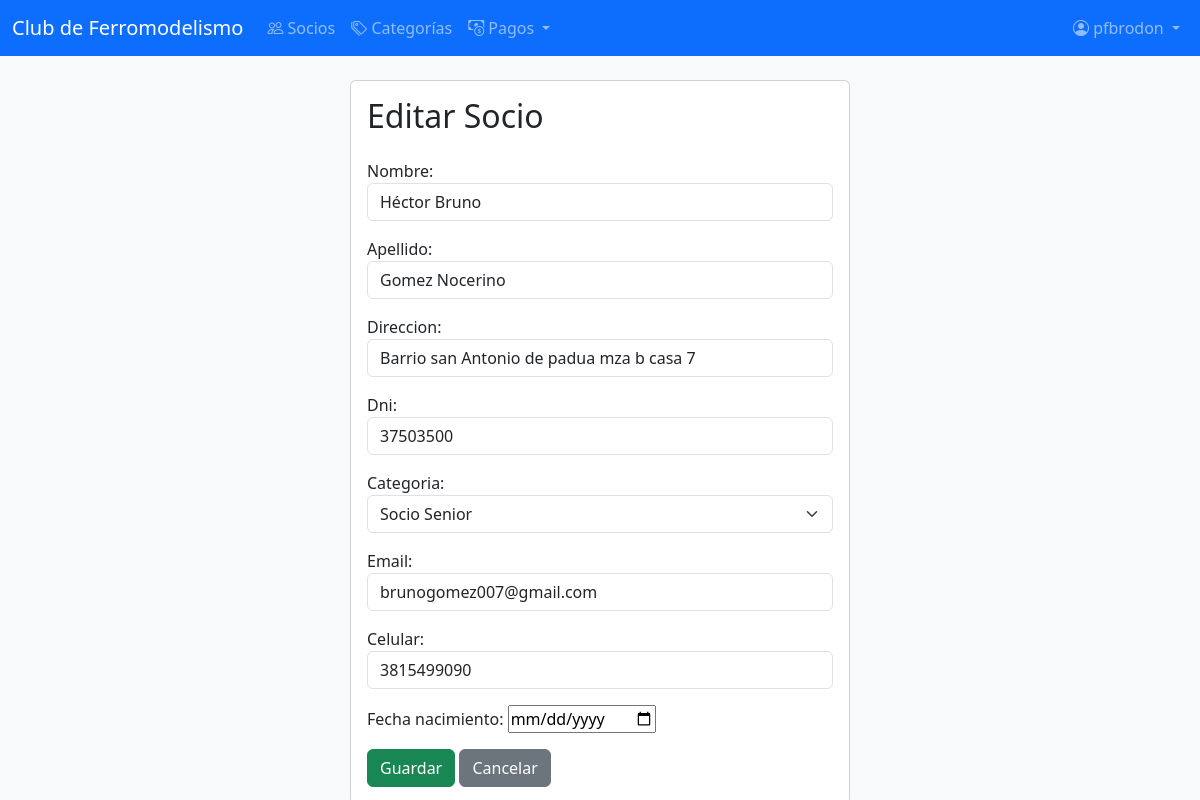
The app's page /socios/editar/3/ (signed in) with its own data.
### socios/models.py (models this page shows, shortened)
class Socio(models.Model):
    usuario = models.OneToOneField(User, on_delete=models.CASCADE, related_name='socio', null=True, blank=True)
    nombre = models.CharField(max_length=50)
    apellido = models.CharField(max_length=50)
    direccion = models.CharField(max_length=200)
    dni = models.CharField(max_length=20, unique=True)
    categoria = models.ForeignKey(Categoria, on_delete=models.PROTECT, related_name='socios', null=True)
    email = models.EmailField()
    celular = models.CharField(max_length=20)
    fecha_nacimiento = models.DateField()
    fecha_alta = models.DateField(auto_now_add=True)
    es_administrador = models.BooleanField(default=False)
    class Meta:
        verbose_name = "Socio"
        verbose_name_plural = "Socios"

### socios/views.py (the view, shortened to what this page needs)
# urls.py: path('editar/<int:pk>/', SocioUpdateView.as_view(), name='editar'),
class SocioUpdateView(LoginRequiredMixin, EsAdministradorMixin, UpdateView):
    model = Socio
    form_class = SocioForm
    template_name = 'socios/socio_form.html'
    success_url = reverse_lazy('socios:listar')
    login_url = 'socios:login'

### socios/forms.py
class SocioForm(forms.ModelForm):
    class Meta:
        model = Socio
        fields = [
            'nombre',
            'apellido',
            'direccion',
            'dni',
            'categoria',
            'email',
            'celular',
            'fecha_nacimiento',
        ]
        widgets = {
            'fecha_nacimiento': forms.DateInput(attrs={'type': 'date'}),
            'categoria': forms.Select(attrs={'class': 'form-select'}),
            'nombre': forms.TextInput(attrs={'class': 'form-control'}),
            'apellido': forms.TextInput(attrs={'class': 'form-control'}),
            'direccion': forms.TextInput(attrs={'class': 'form-control'}),
            'dni': forms.TextInput(attrs={'class': 'form-control'}),
            'email': forms.EmailInput(attrs={'class': 'form-control'}),
            'celular': forms.TextInput(attrs={'class': 'form-control'}),
        }

### socios/models.py (called while the page is built)
    def __str__(self):
        return self.nombre

### socios/views.py (called while the page is built)
    def test_func(self):
        if self.request.user.is_superuser:
            return True
        if hasattr(self.request.user, 'socio'):
            return self.request.user.socio.es_administrador
        return False

### socios/templates/socios/socio_form.html (shortened to what this page needs)
{% extends 'base.html' %}
{% block content %}
  <div class="card mx-auto" style="max-width: 500px;">
    <div class="card-body">
      <h2 class="card-title mb-4">{% if form.instance.pk %}Editar Socio{% else %}Nuevo Socio{% endif %}</h2>
      <form method="post">
        {% for field in form %}
          <div class="mb-3">
            {{ field.label_tag }}
            {{ field }}
          </div>
        {% endfor %}
        <button type="submit" class="btn btn-success">Guardar</button>
        <a href="{% url 'socios:listar' %}" class="btn btn-secondary">Cancelar</a>
      </form>
    </div>
  </div>
{% endblock %}

### socios/templates/base.html (shortened to what this page needs)
<!DOCTYPE html>
<html lang="es">
<head>
        <link href="https://cdn.jsdelivr.net/npm/bootstrap@5.3.2/dist/css/bootstrap.min.css" rel="stylesheet">
        <link rel="stylesheet" href="https://cdn.jsdelivr.net/npm/bootstrap-icons@1.10.0/font/bootstrap-icons.css">
</head>
<body class="bg-light">
        <nav class="navbar navbar-expand-lg navbar-dark bg-primary mb-4">
            <div class="container-fluid">
                <a class="navbar-brand" href="/">Club de Ferromodelismo</a>
                <div class="collapse navbar-collapse" id="navbarNav">
                    <ul class="navbar-nav me-auto mb-2 mb-lg-0">
                        {% if user.is_authenticated %}
                            {% if user.is_superuser or user.socio.es_administrador %}
                                <li class="nav-item">
                                    <a class="nav-link" href="{% url 'socios:listar' %}">
                                        <i class="bi bi-people"></i> Socios
                                    </a>
                                </li>
                                <li class="nav-item">
                                    <a class="nav-link" href="{% url 'socios:listar_categorias' %}">
                                        <i class="bi bi-tags"></i> Categorías
                                    </a>
                                </li>
                                <li class="nav-item dropdown">
                                    <a class="nav-link dropdown-toggle" href="#" id="navbarDropdown" role="button" data-bs-toggle="dropdown" aria-expanded="false">
                                        <i class="bi bi-cash-coin"></i> Pagos
                                    </a>
                                </li>
                            {% else %}
                                <li class="nav-item">
                                    <a class="nav-link" href="{% url 'socios:mi_perfil' %}">
                                        <i class="bi bi-person-circle"></i> Mi Perfil
                                    </a>
                                </li>
                            {% endif %}
                        {% endif %}
                    </ul>
                    <ul class="navbar-nav ms-auto">
                        {% if user.is_authenticated %}
                            <li class="nav-item dropdown">
                                <a class="nav-link dropdown-toggle" href="#" id="userDropdown" role="button" data-bs-toggle="dropdown" aria-expanded="false">
                                    <i class="bi bi-person-circle"></i>
                                    {% if user.socio %}
                                        {{ user.socio.nombre }} {{ user.socio.apellido }}
                                    {% else %}
                                        {{ user.username }}
                                    {% endif %}
                                </a>
                            </li>
                        {% endif %}
                    </ul>
                </div>
            </div>
        </nav>
        <div class="container">
            {% block content %}{% endblock %}
        </div>
</body>
</html>

### records on screen
Socio: form "Héctor Bruno" "Gomez Nocerino" "Barrio san Antonio de padua mza b casa 7" "37503500" "Socio Senior" "brunogomez007@gmail.com" "3815499090"

### other values on screen
{{ user.username }} "pfbrodon"
{{ field.label_tag }} "Nombre:" "Apellido:" "Direccion:" "Dni:" "Categoria:" "Email:" "Celular:" "Fecha nacimiento:"
